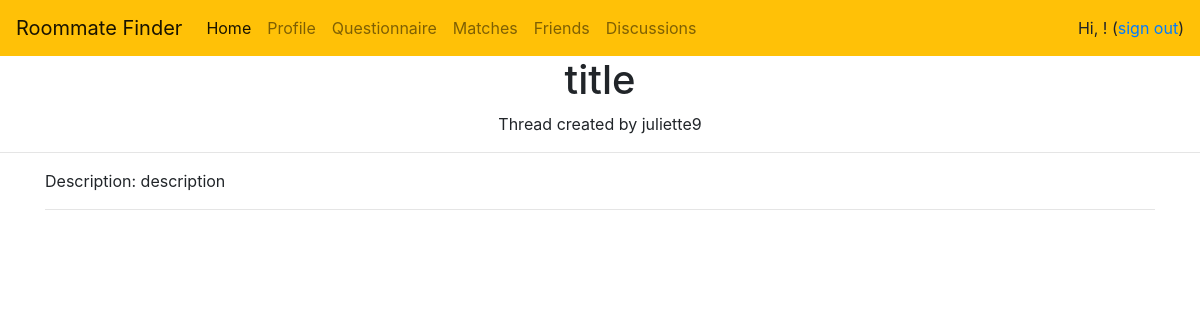
Page /discussions/thread-2/ on the committed database.
### users/models.py (models this page shows, shortened)
class DiscussionThread(models.Model):
    author = models.CharField(max_length=300,default="")
    title = models.CharField(max_length=300,default="")
    description = models.CharField(max_length=500,default="")

### users/views.py (the view)
# urls.py: path('discussions/thread-<int:pk>/', DiscussionDetail.as_view(),name='discussions_detail'),
class DiscussionDetail(DetailView):
    model = DiscussionThread
    template_name = 'users/discussion_board_detail.html'

### users/templates/users/discussion_board_detail.html (shortened to what this page needs)
{% load crispy_forms_tags %}
{% load socialaccount %}
{% load cloudinary %}
<html>
    <head>
        <link rel="stylesheet" href="https://stackpath.bootstrapcdn.com/bootstrap/4.3.1/css/bootstrap.min.css">
      </head>
      <div class="media-body">
        <nav class="navbar navbar-expand-lg navbar-light bg-warning">
            <a class="navbar-brand" href="{% url 'home' %}">Roommate Finder</a>
            <div class="collapse navbar-collapse" id="navbarSupportedContent">
              <ul class="navbar-nav mr-auto">
                <li class="nav-item active">
                  <a class="nav-link" href="{% url 'home' %}">Home <span class="sr-only">(current)</span></a>
                </li>
                <li class="nav-item">
                  <a class="nav-link" href="{% url 'profile' %}">Profile</a>
                </li>
                <li class="nav-item">
                  <a class="nav-link" href="{% url 'questionnaire' %}" aria-disabled="true">Questionnaire</a>
                </li>
                <li class="nav-item">
                    <a class="nav-link" href="{% url 'matches' %}">Matches</a>
                </li>
                <li class="nav-item">
                  <a class="nav-link" href="{% url 'friends_list' %}">Friends</a>
              </li>
              <li class="nav-item">
                <a class="nav-link" href="{% url 'discussions' %}">Discussions</a>
            </li>
              </ul>
              Hi, {{user.username}}! (<a href="{% url 'logout' %}">sign out</a>)
            </div>
          </nav>
          <center>
            <h1>{{discussionthread.title}}</h1>
            <p>Thread created by {{discussionthread.author}}</p>
          </center>
          <hr/>
          <div class='container'>
                <p>Description: {{discussionthread.description}}</p>
                <hr/>

### rows in the picture
DiscussionThread: title "title", author "juliette9", description "description"
